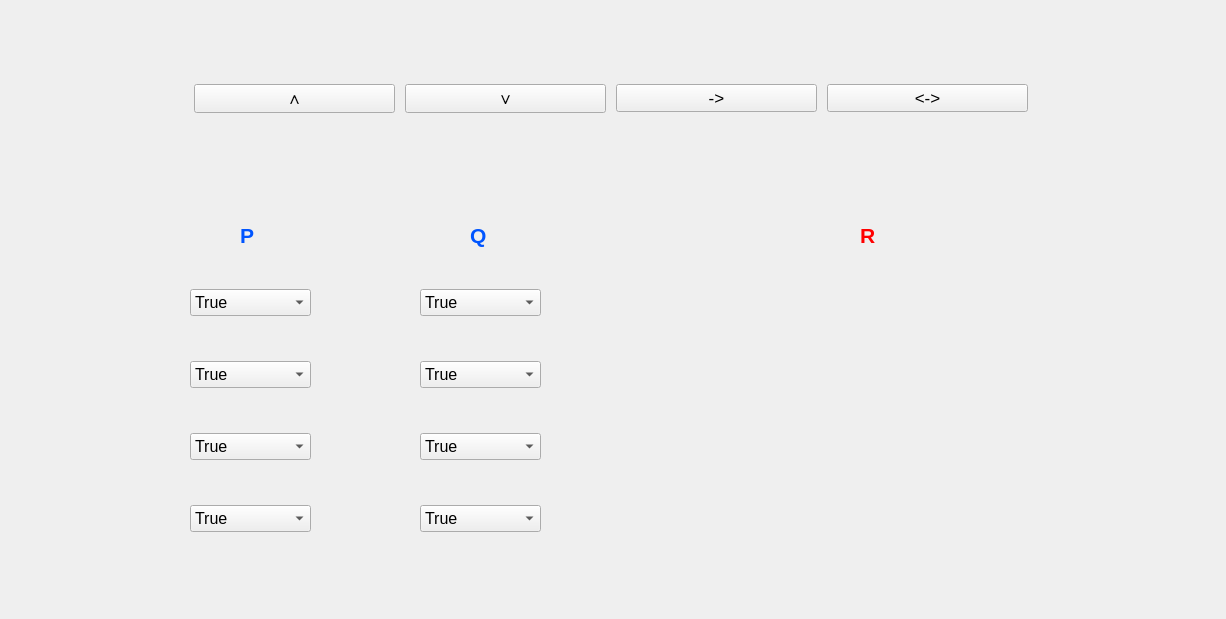
<?xml version="1.0" encoding="UTF-8"?>
<ui version="4.0">
 <class>LogicalForm</class>
 <widget class="QWidget" name="LogicalForm">
  <property name="geometry">
   <rect>
    <x>0</x>
    <y>0</y>
    <width>1226</width>
    <height>619</height>
   </rect>
  </property>
  <property name="windowTitle">
   <string>Form</string>
  </property>
  <widget class="QWidget" name="horizontalLayoutWidget">
   <property name="geometry">
    <rect>
     <x>190</x>
     <y>0</y>
     <width>851</width>
     <height>201</height>
    </rect>
   </property>
   <layout class="QHBoxLayout" name="horizontalLayout">
    <property name="spacing">
     <number>10</number>
    </property>
    <property name="leftMargin">
     <number>4</number>
    </property>
    <property name="topMargin">
     <number>5</number>
    </property>
    <property name="rightMargin">
     <number>13</number>
    </property>
    <property name="bottomMargin">
     <number>9</number>
    </property>
    <item>
     <widget class="QPushButton" name="conjunction">
      <property name="font">
       <font>
        <pointsize>13</pointsize>
       </font>
      </property>
      <property name="text">
       <string>∧</string>
      </property>
     </widget>
    </item>
    <item>
     <widget class="QPushButton" name="disjunction">
      <property name="font">
       <font>
        <pointsize>13</pointsize>
       </font>
      </property>
      <property name="text">
       <string>∨</string>
      </property>
     </widget>
    </item>
    <item>
     <widget class="QPushButton" name="impliaction">
      <property name="font">
       <font>
        <pointsize>13</pointsize>
       </font>
      </property>
      <property name="text">
       <string>-&gt;</string>
      </property>
     </widget>
    </item>
    <item>
     <widget class="QPushButton" name="doubleimplication">
      <property name="font">
       <font>
        <pointsize>13</pointsize>
       </font>
      </property>
      <property name="text">
       <string>&lt;-&gt;</string>
      </property>
     </widget>
    </item>
   </layout>
  </widget>
  <widget class="QWidget" name="verticalLayoutWidget">
   <property name="geometry">
    <rect>
     <x>190</x>
     <y>250</y>
     <width>121</width>
     <height>321</height>
    </rect>
   </property>
   <layout class="QVBoxLayout" name="verticalLayout">
    <item>
     <widget class="QComboBox" name="comboBox_p1">
      <property name="font">
       <font>
        <pointsize>12</pointsize>
       </font>
      </property>
      <item>
       <property name="text">
        <string>True</string>
       </property>
      </item>
      <item>
       <property name="text">
        <string>False</string>
       </property>
      </item>
     </widget>
    </item>
    <item>
     <widget class="QComboBox" name="comboBox_p2">
      <property name="font">
       <font>
        <pointsize>12</pointsize>
       </font>
      </property>
      <item>
       <property name="text">
        <string>True</string>
       </property>
      </item>
      <item>
       <property name="text">
        <string>False</string>
       </property>
      </item>
     </widget>
    </item>
    <item>
     <widget class="QComboBox" name="comboBox_p3">
      <property name="font">
       <font>
        <pointsize>12</pointsize>
       </font>
      </property>
      <item>
       <property name="text">
        <string>True</string>
       </property>
      </item>
      <item>
       <property name="text">
        <string>False</string>
       </property>
      </item>
     </widget>
    </item>
    <item>
     <widget class="QComboBox" name="comboBox_p4">
      <property name="font">
       <font>
        <pointsize>12</pointsize>
       </font>
      </property>
      <item>
       <property name="text">
        <string>True</string>
       </property>
      </item>
      <item>
       <property name="text">
        <string>False</string>
       </property>
      </item>
     </widget>
    </item>
   </layout>
  </widget>
  <widget class="QWidget" name="verticalLayoutWidget_2">
   <property name="geometry">
    <rect>
     <x>420</x>
     <y>250</y>
     <width>121</width>
     <height>321</height>
    </rect>
   </property>
   <layout class="QVBoxLayout" name="verticalLayout_2">
    <item>
     <widget class="QComboBox" name="comboBox_q1">
      <property name="font">
       <font>
        <pointsize>12</pointsize>
       </font>
      </property>
      <item>
       <property name="text">
        <string>True</string>
       </property>
      </item>
      <item>
       <property name="text">
        <string>False</string>
       </property>
      </item>
     </widget>
    </item>
    <item>
     <widget class="QComboBox" name="comboBox_q2">
      <property name="font">
       <font>
        <pointsize>12</pointsize>
       </font>
      </property>
      <item>
       <property name="text">
        <string>True</string>
       </property>
      </item>
      <item>
       <property name="text">
        <string>False</string>
       </property>
      </item>
     </widget>
    </item>
    <item>
     <widget class="QComboBox" name="comboBox_q3">
      <property name="font">
       <font>
        <pointsize>12</pointsize>
       </font>
      </property>
      <item>
       <property name="text">
        <string>True</string>
       </property>
      </item>
      <item>
       <property name="text">
        <string>False</string>
       </property>
      </item>
     </widget>
    </item>
    <item>
     <widget class="QComboBox" name="comboBox_q4">
      <property name="font">
       <font>
        <pointsize>12</pointsize>
       </font>
      </property>
      <item>
       <property name="text">
        <string>True</string>
       </property>
      </item>
      <item>
       <property name="text">
        <string>False</string>
       </property>
      </item>
     </widget>
    </item>
   </layout>
  </widget>
  <widget class="QLabel" name="label">
   <property name="geometry">
    <rect>
     <x>240</x>
     <y>220</y>
     <width>16</width>
     <height>31</height>
    </rect>
   </property>
   <property name="text">
    <string>&lt;html&gt;&lt;head/&gt;&lt;body&gt;&lt;p&gt;&lt;span style=&quot; font-size:16pt; font-weight:700; color:#0055ff;&quot;&gt;P&lt;/span&gt;&lt;/p&gt;&lt;/body&gt;&lt;/html&gt;</string>
   </property>
  </widget>
  <widget class="QLabel" name="label_2">
   <property name="geometry">
    <rect>
     <x>470</x>
     <y>220</y>
     <width>31</width>
     <height>31</height>
    </rect>
   </property>
   <property name="palette">
    <palette>
     <active>
      <colorrole role="Highlight">
       <brush brushstyle="SolidPattern">
        <color alpha="255">
         <red>8</red>
         <green>70</green>
         <blue>215</blue>
        </color>
       </brush>
      </colorrole>
     </active>
     <inactive>
      <colorrole role="Highlight">
       <brush brushstyle="SolidPattern">
        <color alpha="255">
         <red>8</red>
         <green>70</green>
         <blue>215</blue>
        </color>
       </brush>
      </colorrole>
     </inactive>
     <disabled/>
    </palette>
   </property>
   <property name="autoFillBackground">
    <bool>false</bool>
   </property>
   <property name="text">
    <string>&lt;html&gt;&lt;head/&gt;&lt;body&gt;&lt;p&gt;&lt;span style=&quot; font-size:16pt; font-weight:700; color:#0055ff;&quot;&gt;Q&lt;/span&gt;&lt;/p&gt;&lt;/body&gt;&lt;/html&gt;</string>
   </property>
  </widget>
  <widget class="QWidget" name="verticalLayoutWidget_3">
   <property name="geometry">
    <rect>
     <x>820</x>
     <y>250</y>
     <width>121</width>
     <height>321</height>
    </rect>
   </property>
   <layout class="QVBoxLayout" name="verticalLayout_3">
    <item>
     <widget class="QLabel" name="label_r1">
      <property name="font">
       <font>
        <pointsize>12</pointsize>
       </font>
      </property>
      <property name="text">
       <string/>
      </property>
     </widget>
    </item>
    <item>
     <widget class="QLabel" name="label_r2">
      <property name="font">
       <font>
        <pointsize>12</pointsize>
       </font>
      </property>
      <property name="text">
       <string/>
      </property>
     </widget>
    </item>
    <item>
     <widget class="QLabel" name="label_r3">
      <property name="font">
       <font>
        <pointsize>12</pointsize>
       </font>
      </property>
      <property name="text">
       <string/>
      </property>
     </widget>
    </item>
    <item>
     <widget class="QLabel" name="label_r4">
      <property name="font">
       <font>
        <pointsize>12</pointsize>
       </font>
      </property>
      <property name="text">
       <string/>
      </property>
     </widget>
    </item>
   </layout>
  </widget>
  <widget class="QLabel" name="label_7">
   <property name="geometry">
    <rect>
     <x>860</x>
     <y>220</y>
     <width>16</width>
     <height>31</height>
    </rect>
   </property>
   <property name="text">
    <string>&lt;html&gt;&lt;head/&gt;&lt;body&gt;&lt;p&gt;&lt;span style=&quot; font-size:16pt; font-weight:700; color:#ff0000;&quot;&gt;R&lt;/span&gt;&lt;/p&gt;&lt;/body&gt;&lt;/html&gt;</string>
   </property>
  </widget>
  <widget class="QLabel" name="label_log">
   <property name="geometry">
    <rect>
     <x>340</x>
     <y>220</y>
     <width>61</width>
     <height>41</height>
    </rect>
   </property>
   <property name="font">
    <font>
     <pointsize>15</pointsize>
    </font>
   </property>
   <property name="focusPolicy">
    <enum>Qt::FocusPolicy::StrongFocus</enum>
   </property>
   <property name="text">
    <string>&lt;html&gt;&lt;head/&gt;&lt;body&gt;&lt;p align=&quot;center&quot;&gt;&lt;br/&gt;&lt;/p&gt;&lt;/body&gt;&lt;/html&gt;</string>
   </property>
   <property name="textFormat">
    <enum>Qt::TextFormat::AutoText</enum>
   </property>
  </widget>
 </widget>
 <resources/>
 <connections/>
</ui>
